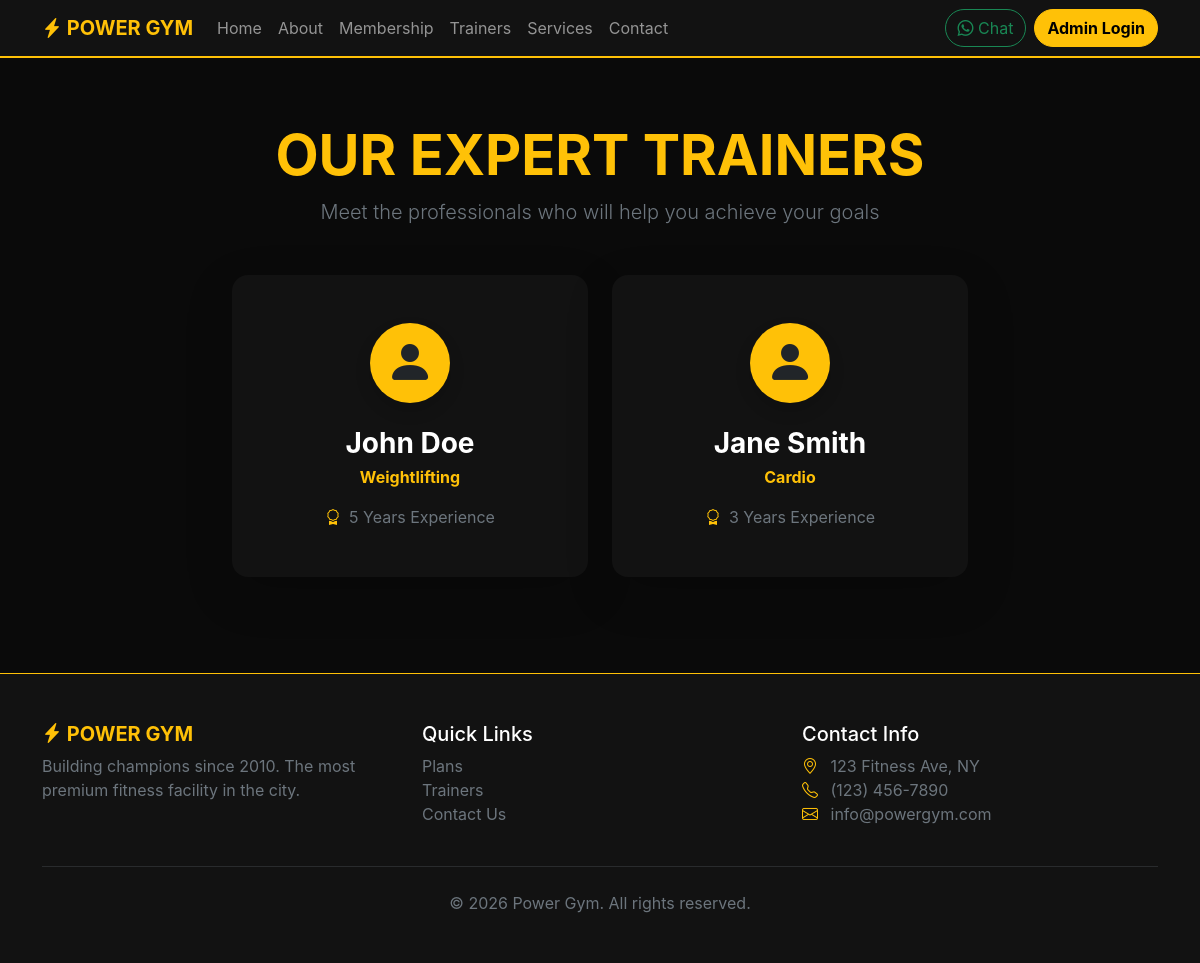
The page /trainers on the database its author committed.
### models/trainer.py (models this page shows)
class Trainer(db.Model):
    __tablename__ = 'trainers'
    id = db.Column(db.Integer, primary_key=True)
    first_name = db.Column(db.String(50), nullable=False)
    last_name = db.Column(db.String(50), nullable=False)
    email = db.Column(db.String(100), unique=True, nullable=False)
    phone = db.Column(db.String(20), nullable=False)
    specialization = db.Column(db.String(100), nullable=True)
    experience_years = db.Column(db.Integer, nullable=True)
    is_active = db.Column(db.Boolean, default=True)
    created_at = db.Column(db.DateTime, default=datetime.utcnow)
    @property
    def full_name(self):
        return f"{self.first_name} {self.last_name}"

### routes/public.py (the view)
@public_bp.route('/trainers')
def trainers():
    trainers_list = Trainer.query.filter_by(is_active=True).all()
    return render_template('trainers.html', trainers=trainers_list)

### templates/trainers.html (shortened to what this page needs)
{% extends 'base.html' %}
{% block content %}
<div class="container py-5">
    <div class="text-center mb-5">
        <h1 class="display-4 fw-bold text-warning text-uppercase">Our Expert Trainers</h1>
        <p class="lead text-secondary">Meet the professionals who will help you achieve your goals</p>
    </div>
    <div class="row justify-content-center g-4">
        {% for trainer in trainers %}
        <div class="col-md-6 col-lg-4">
            <div class="card h-100 bg-dark text-center border-0 rounded-4 shadow-lg hover-lift">
                <div class="card-body p-5">
                    <div class="mb-4">
                        <div class="bg-warning text-dark rounded-circle d-inline-flex align-items-center justify-content-center shadow" style="width: 80px; height: 80px;">
                            <i class="bi bi-person-fill display-5"></i>
                        </div>
                    </div>
                    <h3 class="card-title fw-bold text-white mb-1">{{ trainer.full_name }}</h3>
                    <p class="text-warning fw-bold mb-3">{{ trainer.specialization }}</p>
                    <p class="text-secondary mb-0"><i class="bi bi-award me-2 text-warning"></i>{{ trainer.experience_years }} Years Experience</p>
                </div>
            </div>
        </div>
        {% else %}
        <div class="col-12 text-center">
            <p class="text-secondary">Our trainer list is being updated.</p>
        </div>
        {% endfor %}
    </div>
</div>
{% endblock %}

### static/css/style.css (style rules this page uses)
:root { --primary-color: #ffc107; --dark-color: #121212; --darker-color: #0a0a0a; }
body { font-family: 'Inter', 'Roboto', sans-serif; background-color: var(--darker-color) !important; }
.bg-black { background-color: var(--darker-color) !important; }
.bg-dark { background-color: var(--dark-color) !important; }
.hover-lift { transition: transform 0.3s ease, box-shadow 0.3s ease; }
::placeholder { color: #6c757d !important; opacity: 1; }

### rows shown on the page
Trainer: full_name "John Doe", specialization "Weightlifting", experience_years "5"
Trainer: full_name "Jane Smith", specialization "Cardio", experience_years "3"
